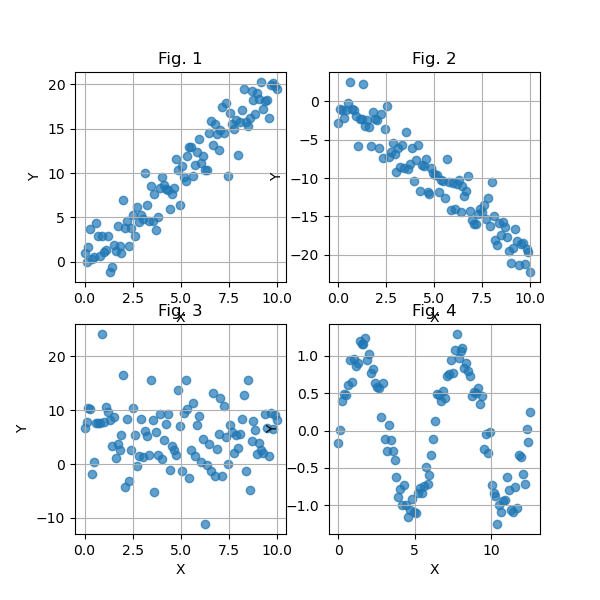

Python code for this plot:
import numpy as np
import matplotlib.pyplot as plt

# Set random seed for reproducibility
np.random.seed(42)

# Generate datasets
n = 100

# Strong positive linear correlation
x1 = np.linspace(0, 10, n)
y1 = 2 * x1 + np.random.normal(0, 2, n)

# Strong negative linear correlation
x2 = np.linspace(0, 10, n)
y2 = -2 * x2 + np.random.normal(0, 2, n)

# Weak/no correlation
x3 = np.linspace(0, 10, n)
y3 = np.random.normal(5, 5, n)

# Nonlinear correlation (parabolic)
#x4 = np.linspace(-3, 3, n)
#y4 = x4**2 + np.random.normal(0, 1, n)

# Nonlinear (sinusoidal relationship)
x5 = np.linspace(0, 4 * np.pi, n)
y5 = np.sin(x5) + np.random.normal(0, 0.2, n)

# Plotting
fig, axs = plt.subplots(2, 2, figsize=(6, 6))
axs = axs.flatten()

# Plot each scatter plot
datasets = [(x1, y1, 'Fig. 1'), 
            (x2, y2, 'Fig. 2'),
            (x3, y3, 'Fig. 3'),
            #(x4, y4, 'Fig. 4'),
            (x5, y5, 'Fig. 4')]

for i, (x, y, title) in enumerate(datasets):
    axs[i].scatter(x, y, alpha=0.7)
    axs[i].set_title(title)
    axs[i].set_xlabel('X')
    axs[i].set_ylabel('Y')
    axs[i].grid(True)

# Hide the unused subplot
#axs[5].axis('off')

plt.savefig('prob_corr.png')

plt.tight_layout()
plt.show()
